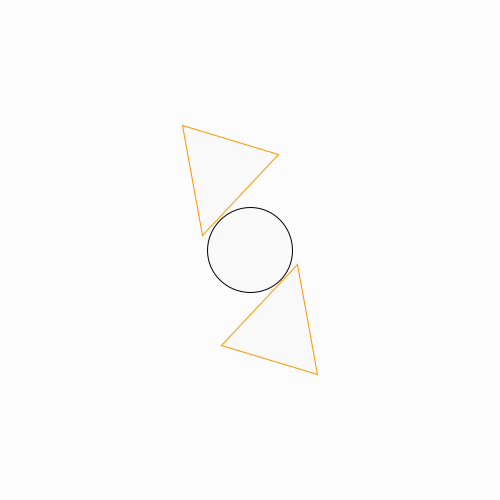
Frame 1 (no input)
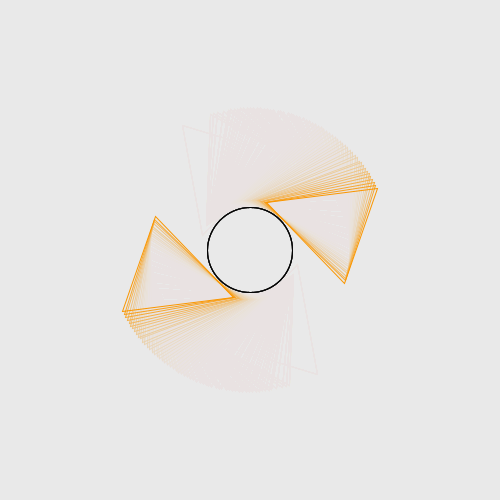
Frame 60 (the mouse pressed at the canvas centre just before this capture)
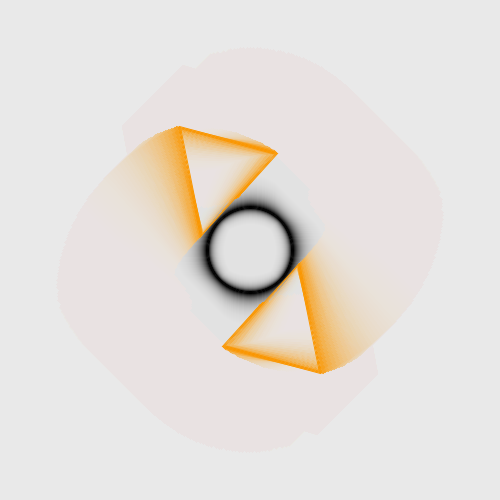
Frame 120 (the mouse held since frame 60 and released just before this capture)

The Processing sketch that drew these frames (run headless with seeded random() and noise(); from frame 60 on, the mouse is pressed at the canvas centre):

// Processing sketch: processing_144865
// ── processing_144865.pde

void setup() {
  size(500, 500);
  background(255);
  smooth();
}

void draw() {
  rectMode(CORNER);
  noStroke();
  fill(230, 30);
  rect(0, 0, width, height);

  pushMatrix();
  rectMode(CENTER);
  translate(250, 250);
  stroke(0);
  ellipse(0, 0, 85, 85);
  rotate(millis()/700.0);
  stroke(250, 150, 0);
  triangle(0, 100, 50, 0, 100, 100);
  triangle(0, -100, -50, 0, -100, -100);
  popMatrix();
  if (mousePressed) {
    filter(ERODE);
  }
  if (keyPressed) {
    filter(BLUR, 1);
  }
}
